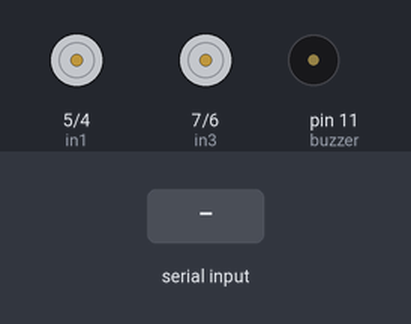
This sketch was run on a simulated Arduino Uno, built with avr-gcc and run on an emulated ATmega328P. Shown: motor-driver pin pairs drawn as motors (green arrow = first pin HIGH = forward, orange = second pin HIGH = backward, longer = more drive), buzzer (waves = sounding). The test bench sets the inputs (shaded band). What the sketch prints to the serial monitor is not drawn.

Above: at 1.2 s.
1.3 s: "C" received over the second serial link
At 2.7 s:
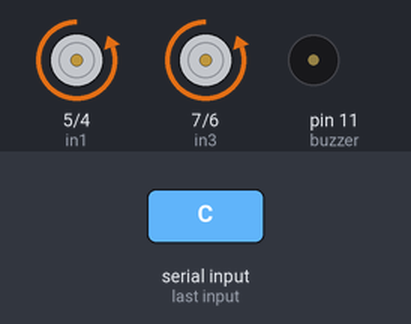
4.3 s: "N" received over the second serial link
At 5.6 s:
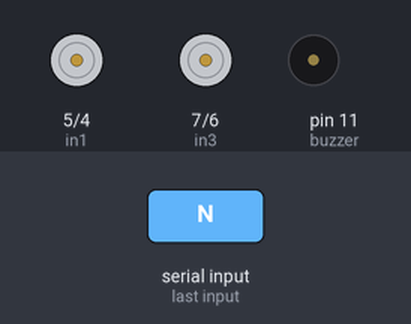
7.3 s: "R" received over the second serial link
At 9.1 s:
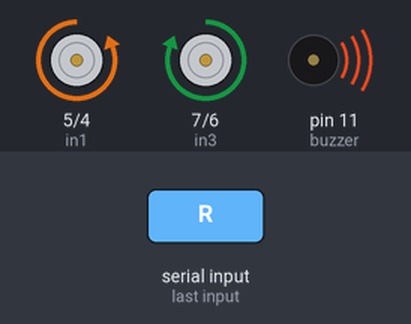
Timing chart, 0 to 15.7 s (numbered marks = the images above; inputs shaded):
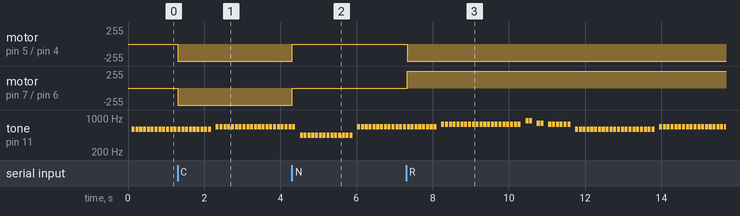

Measured:
- after the input at 1.3 s, motor on pin 5 (in1) / pin 4 (in2), motor on pin 7 (in3) / pin 6 (in4): stopped → backward 255/255 at once
- after the input at 4.3 s, motor on pin 5 (in1) / pin 4 (in2), motor on pin 7 (in3) / pin 6 (in4): backward 255/255 → stopped at once
- after the input at 7.3 s, motor on pin 5 (in1) / pin 4 (in2): stopped → backward 255/255 at once; motor on pin 7 (in3) / pin 6 (in4): stopped → forward 255/255 at once
- by itself, tone on pin 11 (buzzer): plays 659 Hz for 0.08 s, 659 Hz for 0.08 s, 659 Hz for 0.08 s, 659 Hz for 0.08 s, 659 Hz for 0.08 s, 659 Hz for 0.08 s … (78 notes in this stretch)

The sketch:

arduino.ino
```cpp
#include <SoftwareSerial.h>

#define NOTE_B0  31
#define NOTE_C1  33
#define NOTE_CS1 35
#define NOTE_D1  37
#define NOTE_DS1 39
#define NOTE_E1  41
#define NOTE_F1  44
#define NOTE_FS1 46
#define NOTE_G1  49
#define NOTE_GS1 52
#define NOTE_A1  55
#define NOTE_AS1 58
#define NOTE_B1  62
#define NOTE_C2  65
#define NOTE_CS2 69
#define NOTE_D2  73
#define NOTE_DS2 78
#define NOTE_E2  82
#define NOTE_F2  87
#define NOTE_FS2 93
#define NOTE_G2  98
#define NOTE_GS2 104
#define NOTE_A2  110
#define NOTE_AS2 117
#define NOTE_B2  123
#define NOTE_C3  131
#define NOTE_CS3 139
#define NOTE_D3  147
#define NOTE_DS3 156
#define NOTE_E3  165
#define NOTE_F3  175
#define NOTE_FS3 185
#define NOTE_G3  196
#define NOTE_GS3 208
#define NOTE_A3  220
#define NOTE_AS3 233
#define NOTE_B3  247
#define NOTE_C4  262
#define NOTE_CS4 277
#define NOTE_D4  294
#define NOTE_DS4 311
#define NOTE_E4  330
#define NOTE_F4  349
#define NOTE_FS4 370
#define NOTE_G4  392
#define NOTE_GS4 415
#define NOTE_A4  440
#define NOTE_AS4 466
#define NOTE_B4  494
#define NOTE_C5  523
#define NOTE_CS5 554
#define NOTE_D5  587
#define NOTE_DS5 622
#define NOTE_E5  659
#define NOTE_F5  698
#define NOTE_FS5 740
#define NOTE_G5  784
#define NOTE_GS5 831
#define NOTE_A5  880
#define NOTE_AS5 932
#define NOTE_B5  988
#define NOTE_C6  1047
#define NOTE_CS6 1109
#define NOTE_D6  1175
#define NOTE_DS6 1245
#define NOTE_E6  1319
#define NOTE_F6  1397
#define NOTE_FS6 1480
#define NOTE_G6  1568
#define NOTE_GS6 1661
#define NOTE_A6  1760
#define NOTE_AS6 1865
#define NOTE_B6  1976
#define NOTE_C7  2093
#define NOTE_CS7 2217
#define NOTE_D7  2349
#define NOTE_DS7 2489
#define NOTE_E7  2637
#define NOTE_F7  2794
#define NOTE_FS7 2960
#define NOTE_G7  3136
#define NOTE_GS7 3322
#define NOTE_A7  3520
#define NOTE_AS7 3729
#define NOTE_B7  3951
#define NOTE_C8  4186
#define NOTE_CS8 4435
#define NOTE_D8  4699
#define NOTE_DS8 4978
#define REST      0


// change this to make the song slower or faster
int tempo = 2000;
char move;
// change this to whichever pin you want to use
int buzzer = 11;
int note_index=0;
int note=0;
// notes of the moledy followed by the duration.
// a 4 means a quarter note, 8 an eighteenth , 16 sixteenth, so on
// !!negative numbers are used to represent dotted notes,
// so -4 means a dotted quarter note, that is, a quarter plus an eighteenth!!
int melody[] = {
NOTE_D5,-4, NOTE_E5,-4, NOTE_A4,4, //1
NOTE_E5,-4, NOTE_FS5,-4, NOTE_A5,16, NOTE_G5,16, NOTE_FS5,8,
NOTE_D5,-4, NOTE_E5,-4, NOTE_A4,2,
NOTE_A4,16, NOTE_A4,16, NOTE_B4,16, NOTE_D5,8, NOTE_D5,16,
NOTE_D5,-4, NOTE_E5,-4, NOTE_A4,4, //repeat from 1
NOTE_E5,-4, NOTE_FS5,-4, NOTE_A5,16, NOTE_G5,16, NOTE_FS5,8,
NOTE_D5,-4, NOTE_E5,-4, NOTE_A4,2,
NOTE_A4,16, NOTE_A4,16, NOTE_B4,16, NOTE_D5,8, NOTE_D5,16,
REST,4, NOTE_B4,8, NOTE_CS5,8, NOTE_D5,8, NOTE_D5,8, NOTE_E5,8, NOTE_CS5,-8,
NOTE_B4,16, NOTE_A4,2, REST,4,

REST,8, NOTE_B4,8, NOTE_B4,8, NOTE_CS5,8, NOTE_D5,8, NOTE_B4,4, NOTE_A4,8, //7
NOTE_A5,8, REST,8, NOTE_A5,8, NOTE_E5,-4, REST,4,
NOTE_B4,8, NOTE_B4,8, NOTE_CS5,8, NOTE_D5,8, NOTE_B4,8, NOTE_D5,8, NOTE_E5,8, REST,8,
REST,8, NOTE_CS5,8, NOTE_B4,8, NOTE_A4,-4, REST,4,
REST,8, NOTE_B4,8, NOTE_B4,8, NOTE_CS5,8, NOTE_D5,8, NOTE_B4,8, NOTE_A4,4,
NOTE_E5,8, NOTE_E5,8, NOTE_E5,8, NOTE_FS5,8, NOTE_E5,4, REST,4,
NOTE_D5,2, NOTE_E5,8, NOTE_FS5,8, NOTE_D5,8, //13
NOTE_E5,8, NOTE_E5,8, NOTE_E5,8, NOTE_FS5,8, NOTE_E5,4, NOTE_A4,4,
REST,2, NOTE_B4,8, NOTE_CS5,8, NOTE_D5,8, NOTE_B4,8,
REST,8, NOTE_E5,8, NOTE_FS5,8, NOTE_E5,-4, NOTE_A4,16, NOTE_B4,16, NOTE_D5,16, NOTE_B4,16,
NOTE_FS5,-8, NOTE_FS5,-8, NOTE_E5,-4, NOTE_A4,16, NOTE_B4,16, NOTE_D5,16, NOTE_B4,16,

NOTE_E5,-8, NOTE_E5,-8, NOTE_D5,-8, NOTE_CS5,16, NOTE_B4,-8, NOTE_A4,16, NOTE_B4,16, NOTE_D5,16, NOTE_B4,16, //18
NOTE_D5,4, NOTE_E5,8, NOTE_CS5,-8, NOTE_B4,16, NOTE_A4,8, NOTE_A4,8, NOTE_A4,8,
NOTE_E5,4, NOTE_D5,2, NOTE_A4,16, NOTE_B4,16, NOTE_D5,16, NOTE_B4,16,
NOTE_FS5,-8, NOTE_FS5,-8, NOTE_E5,-4, NOTE_A4,16, NOTE_B4,16, NOTE_D5,16, NOTE_B4,16,
NOTE_A5,4, NOTE_CS5,8, NOTE_D5,-8, NOTE_CS5,16, NOTE_B4,8, NOTE_A4,16, NOTE_B4,16, NOTE_D5,16, NOTE_B4,16,

NOTE_D5,4, NOTE_E5,8, NOTE_CS5,-8, NOTE_B4,16, NOTE_A4,4, NOTE_A4,8,
NOTE_E5,4, NOTE_D5,2, REST,4,
REST,8, NOTE_B4,8, NOTE_D5,8, NOTE_B4,8, NOTE_D5,8, NOTE_E5,4, REST,8,
REST,8, NOTE_CS5,8, NOTE_B4,8, NOTE_A4,-4, REST,4,
REST,8, NOTE_B4,8, NOTE_B4,8, NOTE_CS5,8, NOTE_D5,8, NOTE_B4,8, NOTE_A4,4,
REST,8, NOTE_A5,8, NOTE_A5,8, NOTE_E5,8, NOTE_FS5,8, NOTE_E5,8, NOTE_D5,8,
REST,8, NOTE_A4,8, NOTE_B4,8, NOTE_CS5,8, NOTE_D5,8, NOTE_B4,8, //29
REST,8, NOTE_CS5,8, NOTE_B4,8, NOTE_A4,-4, REST,4,
NOTE_B4,8, NOTE_B4,8, NOTE_CS5,8, NOTE_D5,8, NOTE_B4,8, NOTE_A4,4, REST,8,
REST,8, NOTE_E5,8, NOTE_E5,8, NOTE_FS5,4, NOTE_E5,-4,
NOTE_D5,2, NOTE_D5,8, NOTE_E5,8, NOTE_FS5,8, NOTE_E5,4,
NOTE_E5,8, NOTE_E5,8, NOTE_FS5,8, NOTE_E5,8, NOTE_A4,8, NOTE_A4,4,

REST,-4, NOTE_A4,8, NOTE_B4,8, NOTE_CS5,8, NOTE_D5,8, NOTE_B4,8, //35
REST,8, NOTE_E5,8, NOTE_FS5,8, NOTE_E5,-4, NOTE_A4,16, NOTE_B4,16, NOTE_D5,16, NOTE_B4,16,
NOTE_FS5,-8, NOTE_FS5,-8, NOTE_E5,-4, NOTE_A4,16, NOTE_B4,16, NOTE_D5,16, NOTE_B4,16,
NOTE_E5,-8, NOTE_E5,-8, NOTE_D5,-8, NOTE_CS5,16, NOTE_B4,8, NOTE_A4,16, NOTE_B4,16, NOTE_D5,16, NOTE_B4,16,
NOTE_D5,4, NOTE_E5,8, NOTE_CS5,-8, NOTE_B4,16, NOTE_A4,4, NOTE_A4,8,

NOTE_E5,4, NOTE_D5,2, NOTE_A4,16, NOTE_B4,16, NOTE_D5,16, NOTE_B4,16, //40
NOTE_FS5,-8, NOTE_FS5,-8, NOTE_E5,-4, NOTE_A4,16, NOTE_B4,16, NOTE_D5,16, NOTE_B4,16,
NOTE_A5,4, NOTE_CS5,8, NOTE_D5,-8, NOTE_CS5,16, NOTE_B4,8, NOTE_A4,16, NOTE_B4,16, NOTE_D5,16, NOTE_B4,16,
NOTE_D5,4, NOTE_E5,8, NOTE_CS5,-8, NOTE_B4,16, NOTE_A4,4, NOTE_A4,8,
NOTE_E5,4, NOTE_D5,2, NOTE_A4,16, NOTE_B4,16, NOTE_D5,16, NOTE_B4,16,
NOTE_FS5,-8, NOTE_FS5,-8, NOTE_E5,-4, NOTE_A4,16, NOTE_B4,16, NOTE_D5,16, NOTE_B4,16, //45
NOTE_A5,4, NOTE_CS5,8, NOTE_D5,-8, NOTE_CS5,16, NOTE_B4,8, NOTE_A4,16, NOTE_B4,16, NOTE_D5,16, NOTE_B4,16,
NOTE_D5,4, NOTE_E5,8, NOTE_CS5,-8, NOTE_B4,16, NOTE_A4,4, NOTE_A4,8,
NOTE_E5,4, NOTE_D5,2, NOTE_A4,16, NOTE_B4,16, NOTE_D5,16, NOTE_B4,16,
NOTE_FS5,-8, NOTE_FS5,-8, NOTE_E5,-4, NOTE_A4,16, NOTE_B4,16, NOTE_D5,16, NOTE_B4,16, //45

NOTE_A5,4, NOTE_CS5,8, NOTE_D5,-8, NOTE_CS5,16, NOTE_B4,8, NOTE_A4,16, NOTE_B4,16, NOTE_D5,16, NOTE_B4,16,
NOTE_D5,4, NOTE_E5,8, NOTE_CS5,-8, NOTE_B4,16, NOTE_A4,4, NOTE_A4,8,

NOTE_E5,4, NOTE_D5,2, REST,4
};

// sizeof gives the number of bytes, each int value is composed of two bytes (16 bits)
// there are two values per note (pitch and duration), so for each note there are four bytes
int notes = sizeof(melody) / sizeof(melody[0]) / 2;

SoftwareSerial mySerial(8,9);
int in1 = 5;
int in2 = 4;
// motor two
int in3 = 7;
int in4 = 6;
int in5 = 3;

// this calculates the duration of a whole note in ms
int wholenote = (60000 * 2) / tempo;


int divider = 0, noteDuration = 0;
int duration =0;
int note_count=1;
void setup()
{
  Serial.begin(9600);
  mySerial.begin(9600);
  // set all the motor control pins to outputs
  pinMode(in1, OUTPUT);
  pinMode(in2, OUTPUT);
  pinMode(in3, OUTPUT);
  pinMode(in4, OUTPUT);
}

void brake(){
  digitalWrite(in1, LOW);
  digitalWrite(in2, LOW);
  digitalWrite(in3, LOW);
  digitalWrite(in4, LOW);
}

void forward(){
  digitalWrite(in1, LOW);
  digitalWrite(in2, HIGH);
  digitalWrite(in3, LOW);
  digitalWrite(in4, HIGH);
}

void forward_right(){
  digitalWrite(in1, LOW);
  digitalWrite(in2, HIGH);
  digitalWrite(in3, HIGH);
  digitalWrite(in4, LOW);
}

void forward_left(){
  digitalWrite(in1, LOW);
  digitalWrite(in2, HIGH);
  digitalWrite(in3, LOW);
  digitalWrite(in4, HIGH);
}

void reverse(){
  digitalWrite(in1, HIGH);
  digitalWrite(in2, LOW);
  digitalWrite(in3, HIGH);
  digitalWrite(in4, LOW);
}

void reverse_right(){
  digitalWrite(in1, HIGH);
  digitalWrite(in2, LOW);
  digitalWrite(in3, LOW);
  digitalWrite(in4, LOW);
}

void reverse_left(){
  digitalWrite(in1, LOW);
  digitalWrite(in2, LOW);
  digitalWrite(in3, LOW);
  digitalWrite(in4, HIGH);
}

void spray(){
  brake();
  digitalWrite(in5, HIGH);
  delay(1500);
  digitalWrite(in5, LOW);
}

void loop()
{
  mySerial.listen();
  if (mySerial.available()>0){
    move = mySerial.read();
    Serial.println(move);
  }

  if(move == 'N'){
    brake();
    Serial.write("I am here braking");
    delay(100);
  }

  else if (move == 'C'){
    forward();
    Serial.write("I am here forwarding");
    delay(100);
  }

  else if (move == 'L'){
    forward_left();
    Serial.write("I am here lefting");
    delay(100);
  }

  else if (move == 'R'){
    forward_right();
    Serial.write("I am here righting");
    delay(100);
  }

  else if (move == "S"){
    Serial.write("I am here spraying");
    forward();
    delay(1500);
    brake();
    spray();

    reverse();
    delay(1500);
  }

  else{
    Serial.write("I am doing nothing");
    delay(100);
  }

  if (note_index!= note_count){
    note_count=note_index;note=melody[note_index];
divider = melody[note_index +1];
if (divider>0){
duration = (wholenote) / divider;
}
else if (divider<0){
duration =1.5*(wholenote) / abs(divider);
}
}

tone(buzzer, note, 80);


duration = duration - 1;
Serial.print(note);
if (duration ==(0)){

note_index=note_index+2;
if (note_index>notes*2-2){
note_index=0;
}
noTone(buzzer);

}
}


// the jumping is the most useless shit i have ever seen in my life
// what am i watching?????
```
